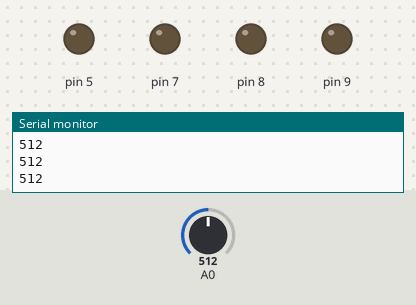
Recording of a sketch running on a simulated Arduino Uno, built with avr-gcc and run on an emulated ATmega328P. Shown: output pins drawn as LEDs (lit = HIGH), the last lines printed to the serial monitor. The inputs (shaded band) are chosen by the test bench; at power-on: A0 = 512.

Above: at 1.3 s.
1.4 s: A0 set to 487
At 3.2 s:
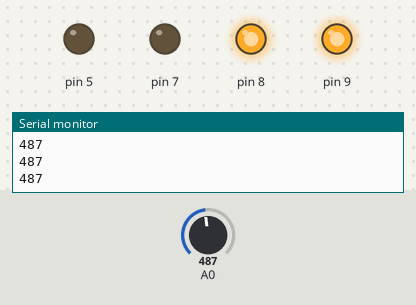
3.5 s: A0 set to 510
At 4.9 s:
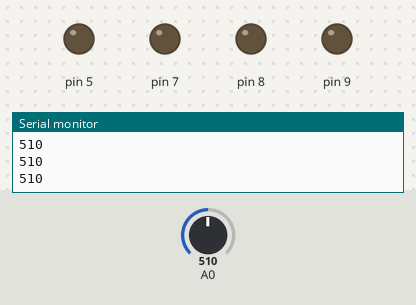
5.5 s: A0 set to 490
At 6.4 s:
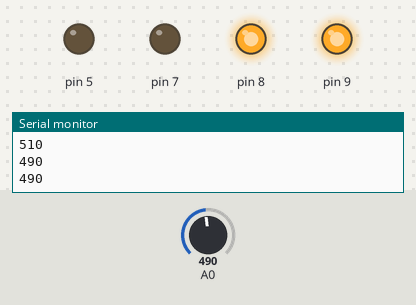
Timing chart, 0 to 8.5 s (numbered marks = the images above; inputs shaded):
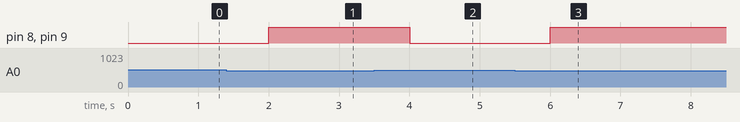

Measured:
- the behaviour switches between 501 and 500 on A0 (found by bisection; images 0 and 1)
- after the input at 1.4 s, pin 8, pin 9: LOW → HIGH after 0.60 s
- after the input at 3.5 s, pin 8, pin 9: HIGH → LOW after 0.50 s
- after the input at 5.5 s, pin 8, pin 9: LOW → HIGH after 0.50 s

The sketch:

irrigation_test0.ino
```cpp
void setup() {
  Serial.begin(9600);
  pinMode(9,OUTPUT);
  pinMode(8,OUTPUT);
pinMode(5,OUTPUT);
pinMode(7,OUTPUT);

}
void loop() {

  int sensorValue = analogRead(A0);

  Serial.println(sensorValue);
  delay(500);

          if(sensorValue < 1050 && sensorValue > 500){

              digitalWrite(9,LOW);
            digitalWrite(5,LOW);
            digitalWrite(8,LOW);
digitalWrite(7,LOW);
}
          else{

              digitalWrite(9,HIGH);
            digitalWrite(5,LOW);
            digitalWrite(8,HIGH);
            digitalWrite(7,LOW);
          }
}
```
